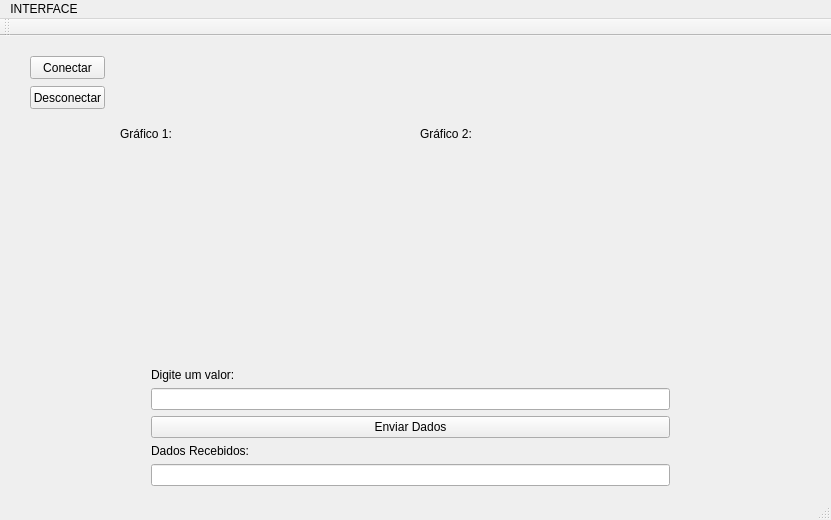
<?xml version="1.0" encoding="UTF-8"?>
<ui version="4.0">
 <class>MainWindow</class>
 <widget class="QMainWindow" name="MainWindow">
  <property name="geometry">
   <rect>
    <x>0</x>
    <y>0</y>
    <width>831</width>
    <height>520</height>
   </rect>
  </property>
  <property name="windowTitle">
   <string>MainWindow</string>
  </property>
  <widget class="QWidget" name="centralWidget">
   <widget class="QWidget" name="grafico1" native="true">
    <property name="geometry">
     <rect>
      <x>120</x>
      <y>110</y>
      <width>291</width>
      <height>191</height>
     </rect>
    </property>
   </widget>
   <widget class="QWidget" name="grafico2" native="true">
    <property name="geometry">
     <rect>
      <x>420</x>
      <y>110</y>
      <width>291</width>
      <height>191</height>
     </rect>
    </property>
   </widget>
   <widget class="QLabel" name="label_5">
    <property name="geometry">
     <rect>
      <x>120</x>
      <y>90</y>
      <width>61</width>
      <height>16</height>
     </rect>
    </property>
    <property name="text">
     <string>Gráfico 1:</string>
    </property>
   </widget>
   <widget class="QLabel" name="label_6">
    <property name="geometry">
     <rect>
      <x>420</x>
      <y>90</y>
      <width>61</width>
      <height>16</height>
     </rect>
    </property>
    <property name="text">
     <string>Gráfico 2:</string>
    </property>
   </widget>
   <widget class="QWidget" name="">
    <property name="geometry">
     <rect>
      <x>140</x>
      <y>320</y>
      <width>541</width>
      <height>141</height>
     </rect>
    </property>
    <layout class="QVBoxLayout" name="verticalLayout">
     <item>
      <widget class="QLabel" name="label_3">
       <property name="text">
        <string>Digite um valor:</string>
       </property>
      </widget>
     </item>
     <item>
      <widget class="QLineEdit" name="lineEnviarDados"/>
     </item>
     <item>
      <widget class="QPushButton" name="enviarDados">
       <property name="text">
        <string>Enviar Dados</string>
       </property>
      </widget>
     </item>
     <item>
      <widget class="QLabel" name="label_4">
       <property name="text">
        <string>Dados Recebidos:</string>
       </property>
      </widget>
     </item>
     <item>
      <widget class="QLineEdit" name="lineDadosRecebidos"/>
     </item>
    </layout>
   </widget>
   <widget class="QPushButton" name="botaoDesconectar">
    <property name="geometry">
     <rect>
      <x>30</x>
      <y>50</y>
      <width>75</width>
      <height>23</height>
     </rect>
    </property>
    <property name="text">
     <string>Desconectar</string>
    </property>
   </widget>
   <widget class="QPushButton" name="botaoConectar_2">
    <property name="geometry">
     <rect>
      <x>30</x>
      <y>20</y>
      <width>75</width>
      <height>23</height>
     </rect>
    </property>
    <property name="text">
     <string>Conectar</string>
    </property>
   </widget>
   <widget class="QWidget" name="">
    <property name="geometry">
     <rect>
      <x>120</x>
      <y>40</y>
      <width>521</width>
      <height>22</height>
     </rect>
    </property>
    <layout class="QHBoxLayout" name="horizontalLayout">
     <item>
      <widget class="QLabel" name="label">
       <property name="text">
        <string>Endereço IP:</string>
       </property>
      </widget>
     </item>
     <item>
      <widget class="QLineEdit" name="lineIP">
       <property name="text">
        <string/>
       </property>
      </widget>
     </item>
     <item>
      <widget class="QLabel" name="label_2">
       <property name="text">
        <string>Porta:</string>
       </property>
      </widget>
     </item>
     <item>
      <widget class="QLineEdit" name="linePorta"/>
     </item>
    </layout>
   </widget>
   <zorder>botaoConectar</zorder>
   <zorder>lineIP</zorder>
   <zorder>linePorta</zorder>
   <zorder>label</zorder>
   <zorder>label_2</zorder>
   <zorder>lineIP</zorder>
   <zorder>enviarDados</zorder>
   <zorder>botaoConectar_2</zorder>
   <zorder>lineEnviarDados</zorder>
   <zorder>label_3</zorder>
   <zorder>lineDadosRecebidos</zorder>
   <zorder>label_4</zorder>
   <zorder>grafico1</zorder>
   <zorder>grafico2</zorder>
   <zorder>label_5</zorder>
   <zorder>label_6</zorder>
  </widget>
  <widget class="QMenuBar" name="menuBar">
   <property name="geometry">
    <rect>
     <x>0</x>
     <y>0</y>
     <width>831</width>
     <height>21</height>
    </rect>
   </property>
   <widget class="QMenu" name="menuConect">
    <property name="title">
     <string>INTERFACE</string>
    </property>
   </widget>
   <addaction name="menuConect"/>
  </widget>
  <widget class="QToolBar" name="mainToolBar">
   <attribute name="toolBarArea">
    <enum>TopToolBarArea</enum>
   </attribute>
   <attribute name="toolBarBreak">
    <bool>false</bool>
   </attribute>
  </widget>
  <widget class="QStatusBar" name="statusBar"/>
 </widget>
 <layoutdefault spacing="6" margin="11"/>
 <resources/>
 <connections/>
</ui>
